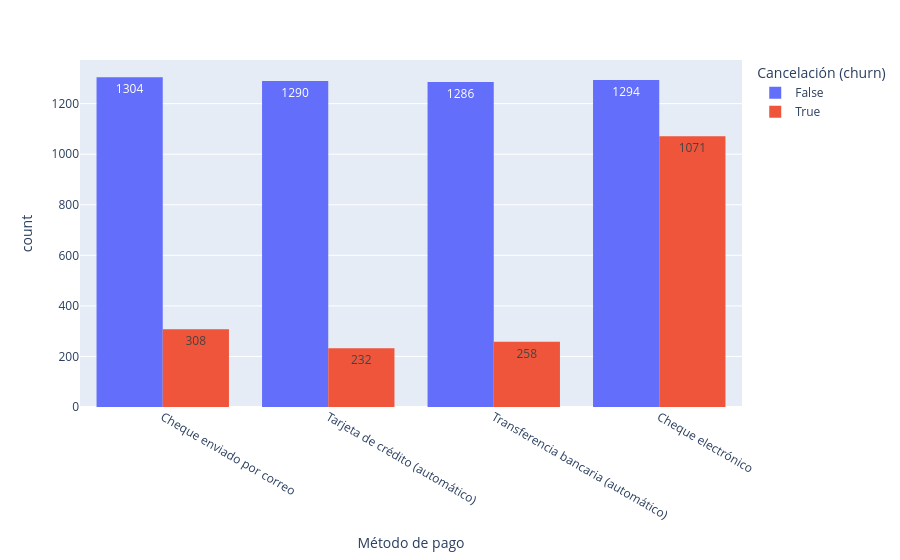

The code cell stored with this chart in its notebook:
### Code cell
# Ahora según el método de pago
px.histogram(telecom, x = 'Método de pago', text_auto = True, color = 'Cancelación (churn)', barmode = 'group')

### Figure 1 — Plotly figure (JSON) as saved in the notebook; plotly's stock layout.template omitted (floating-point values rounded to 4 significant figures; data arrays with more than 128 entries replaced by an {"elided": "..."} marker saying what was removed)
{"data": [{"alignmentgroup": "True", "bingroup": "x", "hovertemplate": "Cancelación (churn)=False<br>Método de pago=%{x}<br>count=%{y}<extra></extra>", "legendgroup": "False", "marker": {"color": "#636efa", "pattern": {"shape": ""}}, "name": "False", "offsetgroup": "False", "orientation": "v", "showlegend": true, "texttemplate": "%{value}", "type": "histogram", "x": {"elided": "5174 str values"}, "xaxis": "x", "yaxis": "y"}, {"alignmentgroup": "True", "bingroup": "x", "hovertemplate": "Cancelación (churn)=True<br>Método de pago=%{x}<br>count=%{y}<extra></extra>", "legendgroup": "True", "marker": {"color": "#EF553B", "pattern": {"shape": ""}}, "name": "True", "offsetgroup": "True", "orientation": "v", "showlegend": true, "texttemplate": "%{value}", "type": "histogram", "x": {"elided": "1869 str values"}, "xaxis": "x", "yaxis": "y"}], "layout": {"barmode": "group", "legend": {"title": {"text": "Cancelación (churn)"}, "tracegroupgap": 0}, "margin": {"t": 60}, "xaxis": {"anchor": "y", "domain": [0, 1], "title": {"text": "Método de pago"}}, "yaxis": {"anchor": "x", "domain": [0, 1], "title": {"text": "count"}}}}
